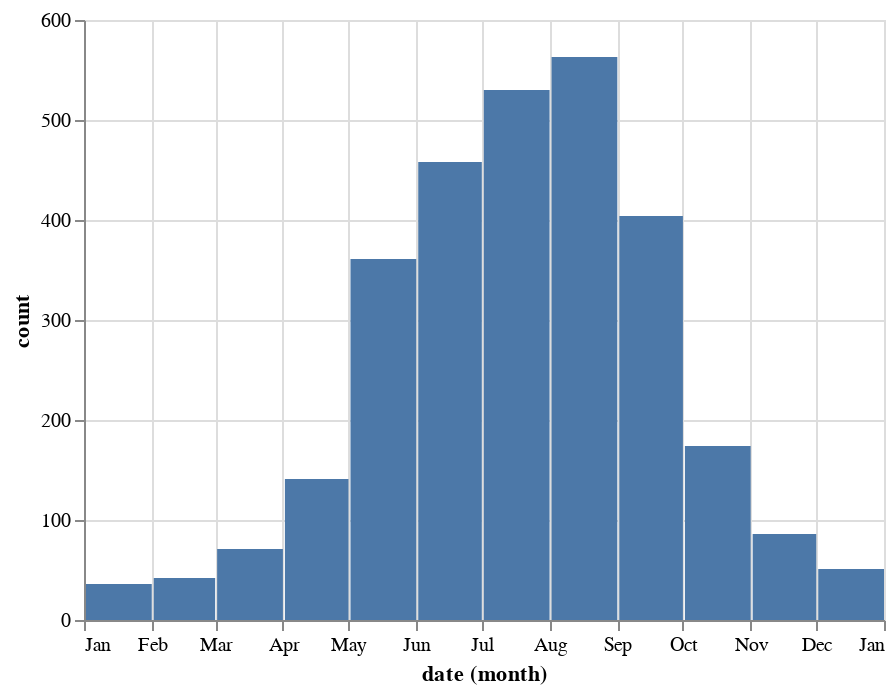

The code cell stored with this chart in its notebook:
### Markdown cell above
### Observers per month

### Code cell
observers_by_month = get_monthly_counts(get_observation_observers, 'Observers')
Image('images/observers_by_month.png')
alt.Chart(observers_by_month).mark_bar().encode(x='month(date):T', y='count:Q')

### Figure 1 — Vega-Lite specification as saved in the notebook (floating-point values rounded to 4 significant figures)
{"config": {"view": {"continuousWidth": 400, "continuousHeight": 300}}, "data": {"name": "data-7f89798141a7c83b2f3f1716a81642c9"}, "mark": "bar", "encoding": {"x": {"type": "temporal", "field": "date", "timeUnit": "month"}, "y": {"type": "quantitative", "field": "count"}}, "$schema": "https://vega.github.io/schema/vega-lite/v4.8.1.json", "datasets": {"data-7f89798141a7c83b2f3f1716a81642c9": [{"metric": "Observers", "date": "2020-01-01T00:00:00", "count": 36}, {"metric": "Observers", "date": "2020-02-01T00:00:00", "count": 42}, {"metric": "Observers", "date": "2020-03-01T00:00:00", "count": 71}, {"metric": "Observers", "date": "2020-04-01T00:00:00", "count": 141}, {"metric": "Observers", "date": "2020-05-01T00:00:00", "count": 361}, {"metric": "Observers", "date": "2020-06-01T00:00:00", "count": 458}, {"metric": "Observers", "date": "2020-07-01T00:00:00", "count": 530}, {"metric": "Observers", "date": "2020-08-01T00:00:00", "count": 563}, {"metric": "Observers", "date": "2020-09-01T00:00:00", "count": 404}, {"metric": "Observers", "date": "2020-10-01T00:00:00", "count": 174}, {"metric": "Observers", "date": "2020-11-01T00:00:00", "count": 86}, {"metric": "Observers", "date": "2020-12-01T00:00:00", "count": 51}]}}
